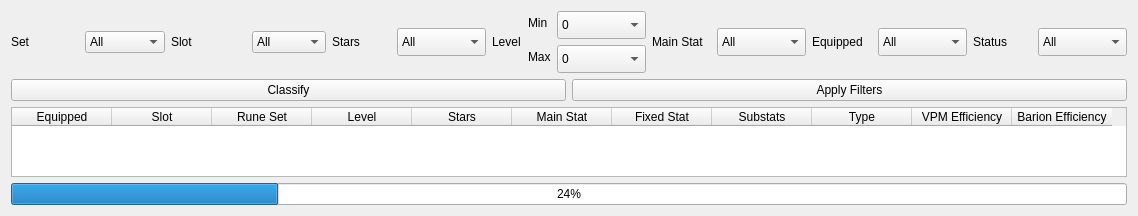
  <widget class="QWidget" name="centralwidget">
   <layout class="QVBoxLayout" name="verticalLayout">
    <item>
     <layout class="QHBoxLayout" name="horizontalLayout_10">
      <item>
       <layout class="QHBoxLayout" name="horizontalLayout_3">
        <item>
         <widget class="QLabel" name="label">
          <property name="text">
           <string>Set</string>
          </property>
         </widget>
        </item>
        <item>
         <widget class="QComboBox" name="setComboBox">
          <property name="currentText">
           <string>All</string>
          </property>
          <item>
           <property name="text">
            <string>All</string>
           </property>
          </item>
          <item>
           <property name="text">
            <string>Swift</string>
           </property>
          </item>
          <item>
           <property name="text">
            <string>Fatal</string>
           </property>
          </item>
          <item>
           <property name="text">
            <string>Despair</string>
           </property>
          </item>
          <item>
           <property name="text">
            <string>Violent</string>
           </property>
          </item>
          <item>
           <property name="text">
            <string>Rage</string>
           </property>
          </item>
          <item>
           <property name="text">
            <string>Vampire</string>
           </property>
          </item>
          <item>
           <property name="text">
            <string>Energy</string>
           </property>
          </item>
          <item>
           <property name="text">
            <string>Blade</string>
           </property>
          </item>
          <item>
           <property name="text">
            <string>Focus</string>
           </property>
          </item>
          <item>
           <property name="text">
            <string>Guard</string>
           </property>
          </item>
          <item>
           <property name="text">
            <string>Shield</string>
           </property>
          </item>
          <item>
           <property name="text">
            <string>Revenge</string>
           </property>
          </item>
          <item>
           <property name="text">
            <string>Endure</string>
           </property>
          </item>
          <item>
           <property name="text">
            <string>Will</string>
           </property>
          </item>
          <item>
           <property name="text">
            <string>Nemesis</string>
           </property>
          </item>
          <item>
           <property name="text">
            <string>Destroy</string>
           </property>
          </item>
         </widget>
        </item>
       </layout>
      </item>
      <item>
       <layout class="QHBoxLayout" name="horizontalLayout_4">
        <item>
         <widget class="QLabel" name="label_2">
          <property name="text">
           <string>Slot</string>
          </property>
         </widget>
        </item>
        <item>
         <widget class="QComboBox" name="slotComboBox">
          <item>
           <property name="text">
            <string>All</string>
           </property>
          </item>
          <item>
           <property name="text">
            <string>Odd</string>
           </property>
          </item>
          <item>
           <property name="text">
            <string>Even</string>
           </property>
          </item>
          <item>
           <property name="text">
            <string>1</string>
           </property>
          </item>
          <item>
           <property name="text">
            <string>2</string>
           </property>
          </item>
          <item>
           <property name="text">
            <string>3</string>
           </property>
          </item>
          <item>
           <property name="text">
            <string>4</string>
           </property>
          </item>
          <item>
           <property name="text">
            <string>5</string>
           </property>
          </item>
          <item>
           <property name="text">
            <string>6</string>
           </property>
          </item>
         </widget>
        </item>
       </layout>
      </item>
      <item>
       <layout class="QHBoxLayout" name="horizontalLayout_5">
        <item>
         <widget class="QLabel" name="label_3">
          <property name="text">
           <string>Stars</string>
          </property>
         </widget>
        </item>
        <item>
         <widget class="QComboBox" name="starsComboBox">
          <property name="minimumSize">
           <size>
            <width>89</width>
            <height>28</height>
           </size>
          </property>
          <property name="maximumSize">
           <size>
            <width>50</width>
            <height>16777215</height>
           </size>
          </property>
          <item>
           <property name="text">
            <string>All</string>
           </property>
          </item>
          <item>
           <property name="text">
            <string>1</string>
           </property>
          </item>
          <item>
           <property name="text">
            <string>2</string>
           </property>
          </item>
          <item>
           <property name="text">
            <string>3</string>
           </property>
          </item>
          <item>
           <property name="text">
            <string>4</string>
           </property>
          </item>
          <item>
           <property name="text">
            <string>5</string>
           </property>
          </item>
          <item>
           <property name="text">
            <string>6</string>
           </property>
          </item>
         </widget>
        </item>
       </layout>
      </item>
      <item>
       <layout class="QHBoxLayout" name="horizontalLayout_6">
        <item>
         <widget class="QLabel" name="label_4">
          <property name="text">
           <string>Level</string>
          </property>
         </widget>
        </item>
        <item>
         <layout class="QFormLayout" name="formLayout">
          <item row="0" column="0">
           <widget class="QLabel" name="label_7">
            <property name="text">
             <string>Min</string>
            </property>
           </widget>
          </item>
          <item row="1" column="0">
           <widget class="QLabel" name="label_8">
            <property name="text">
             <string>Max</string>
            </property>
           </widget>
          </item>
          <item row="0" column="1">
           <widget class="QComboBox" name="minLevelComboBox">
            <property name="minimumSize">
             <size>
              <width>89</width>
              <height>28</height>
             </size>
            </property>
            <property name="maximumSize">
             <size>
              <width>40</width>
              <height>16777215</height>
             </size>
            </property>
            <item>
             <property name="text">
              <string>0</string>
             </property>
            </item>
            <item>
             <property name="text">
              <string>1</string>
             </property>
            </item>
            <item>
             <property name="text">
              <string>2</string>
             </property>
            </item>
            <item>
             <property name="text">
              <string>3</string>
             </property>
            </item>
            <item>
             <property name="text">
              <string>4</string>
             </property>
            </item>
            <item>
             <property name="text">
              <string>5</string>
             </property>
            </item>
            <item>
             <property name="text">
              <string>6</string>
             </property>
            </item>
            <item>
             <property name="text">
              <string>7</string>
             </property>
            </item>
            <item>
             <property name="text">
              <string>8</string>
             </property>
            </item>
            <item>
             <property name="text">
              <string>9</string>
             </property>
            </item>
            <item>
             <property name="text">
              <string>10</string>
             </property>
            </item>
            <item>
             <property name="text">
              <string>11</string>
             </property>
            </item>
            <item>
             <property name="text">
              <string>12</string>
             </property>
            </item>
            <item>
             <property name="text">
              <string>13</string>
             </property>
            </item>
            <item>
             <property name="text">
              <string>14</string>
             </property>
            </item>
            <item>
             <property name="text">
              <string>15</string>
             </property>
            </item>
           </widget>
          </item>
          <item row="1" column="1">
           <widget class="QComboBox" name="maxLevelComboBox">
            <property name="minimumSize">
             <size>
              <width>89</width>
              <height>28</height>
             </size>
            </property>
            <property name="maximumSize">
             <size>
              <width>40</width>
              <height>16777215</height>
             </size>
            </property>
            <property name="currentText">
             <string>0</string>
            </property>
            <item>
             <property name="text">
              <string>0</string>
             </property>
            </item>
            <item>
             <property name="text">
              <string>1</string>
             </property>
            </item>
            <item>
             <property name="text">
              <string>2</string>
             </property>
            </item>
            <item>
             <property name="text">
              <string>3</string>
             </property>
            </item>
            <item>
             <property name="text">
              <string>4</string>
             </property>
            </item>
            <item>
             <property name="text">
              <string>5</string>
             </property>
            </item>
            <item>
             <property name="text">
              <string>6</string>
             </property>
            </item>
            <item>
             <property name="text">
              <string>7</string>
             </property>
            </item>
            <item>
             <property name="text">
              <string>8</string>
             </property>
            </item>
            <item>
             <property name="text">
              <string>9</string>
             </property>
            </item>
            <item>
             <property name="text">
              <string>10</string>
             </property>
            </item>
            <item>
             <property name="text">
              <string>11</string>
             </property>
            </item>
            <item>
             <property name="text">
              <string>12</string>
             </property>
            </item>
            <item>
             <property name="text">
              <string>13</string>
             </property>
            </item>
            <item>
             <property name="text">
              <string>14</string>
             </property>
            </item>
            <item>
             <property name="text">
              <string>15</string>
             </property>
            </item>
           </widget>
          </item>
         </layout>
        </item>
       </layout>
      </item>
      <item>
       <layout class="QHBoxLayout" name="horizontalLayout_7">
        <item>
         <widget class="QLabel" name="label_5">
          <property name="text">
           <string>Main Stat</string>
          </property>
         </widget>
        </item>
        <item>
         <widget class="QComboBox" name="mainstatComboBox">
          <property name="minimumSize">
           <size>
            <width>89</width>
            <height>28</height>
           </size>
          </property>
          <property name="maximumSize">
           <size>
            <width>60</width>
            <height>16777215</height>
           </size>
          </property>
          <item>
           <property name="text">
            <string>All</string>
           </property>
          </item>
          <item>
           <property name="text">
            <string>SPD</string>
           </property>
          </item>
          <item>
           <property name="text">
            <string>HP</string>
           </property>
          </item>
          <item>
           <property name="text">
            <string>DEF</string>
           </property>
          </item>
          <item>
           <property name="text">
            <string>ATK</string>
           </property>
          </item>
          <item>
           <property name="text">
            <string>CRI Dmg</string>
           </property>
          </item>
          <item>
           <property name="text">
            <string>CRI Rate</string>
           </property>
          </item>
          <item>
           <property name="text">
            <string>Accuracy</string>
           </property>
          </item>
          <item>
           <property name="text">
            <string>Resistance</string>
           </property>
          </item>
         </widget>
        </item>
       </layout>
      </item>
      <item>
       <layout class="QHBoxLayout" name="horizontalLayout_8">
        <item>
         <widget class="QLabel" name="label_6">
          <property name="text">
           <string>Equipped</string>
          </property>
         </widget>
        </item>
        <item>
         <widget class="QComboBox" name="equippedComboBox">
          <property name="minimumSize">
           <size>
            <width>89</width>
            <height>28</height>
           </size>
          </property>
          <property name="maximumSize">
           <size>
            <width>40</width>
            <height>16777215</height>
           </size>
          </property>
          <item>
           <property name="text">
            <string>All</string>
           </property>
          </item>
          <item>
           <property name="text">
            <string>Yes</string>
           </property>
          </item>
          <item>
           <property name="text">
            <string>No</string>
           </property>
          </item>
         </widget>
        </item>
       </layout>
      </item>
      <item>
       <layout class="QHBoxLayout" name="horizontalLayout_9">
        <item>
         <widget class="QLabel" name="label_9">
          <property name="text">
           <string>Status</string>
          </property>
         </widget>
        </item>
        <item>
         <widget class="QComboBox" name="statusComboBox">
          <property name="minimumSize">
           <size>
            <width>89</width>
            <height>28</height>
           </size>
          </property>
          <property name="maximumSize">
           <size>
            <width>50</width>
            <height>16777215</height>
           </size>
          </property>
          <item>
           <property name="text">
            <string>All</string>
           </property>
          </item>
          <item>
           <property name="text">
            <string>Check</string>
           </property>
          </item>
          <item>
           <property name="text">
            <string>Sell</string>
           </property>
          </item>
          <item>
           <property name="text">
            <string>Keep</string>
           </property>
          </item>
         </widget>
        </item>
       </layout>
      </item>
     </layout>
    </item>
    <item>
     <layout class="QHBoxLayout" name="horizontalLayout_2">
      <item>
       <widget class="QPushButton" name="classifyButton">
        <property name="text">
         <string>Classify</string>
        </property>
       </widget>
      </item>
      <item>
       <widget class="QPushButton" name="filtersButton">
        <property name="text">
         <string>Apply Filters</string>
        </property>
       </widget>
      </item>
     </layout>
    </item>
    <item>
     <widget class="QTableWidget" name="runeTableWidget">
      <property name="sizeAdjustPolicy">
       <enum>QAbstractScrollArea::AdjustToContents</enum>
      </property>
      <property name="showGrid">
       <bool>false</bool>
      </property>
      <property name="sortingEnabled">
       <bool>true</bool>
      </property>
      <property name="cornerButtonEnabled">
       <bool>false</bool>
      </property>
      <attribute name="verticalHeaderVisible">
       <bool>false</bool>
      </attribute>
      <column>
       <property name="text">
        <string>Equipped</string>
       </property>
      </column>
      <column>
       <property name="text">
        <string>Slot</string>
       </property>
      </column>
      <column>
       <property name="text">
        <string>Rune Set</string>
       </property>
      </column>
      <column>
       <property name="text">
        <string>Level</string>
       </property>
      </column>
      <column>
       <property name="text">
        <string>Stars</string>
       </property>
      </column>
      <column>
       <property name="text">
        <string>Main Stat</string>
       </property>
      </column>
      <column>
       <property name="text">
        <string>Fixed Stat</string>
       </property>
      </column>
      <column>
       <property name="text">
        <string>Substats</string>
       </property>
      </column>
      <column>
       <property name="text">
        <string>Type</string>
       </property>
      </column>
      <column>
       <property name="text">
        <string>VPM Efficiency</string>
       </property>
      </column>
      <column>
       <property name="text">
        <string>Barion Efficiency</string>
       </property>
      </column>
     </widget>
    </item>
    <item>
     <widget class="QProgressBar" name="progressBar">
      <property name="value">
       <number>24</number>
      </property>
     </widget>
    </item>
   </layout>
  </widget>
